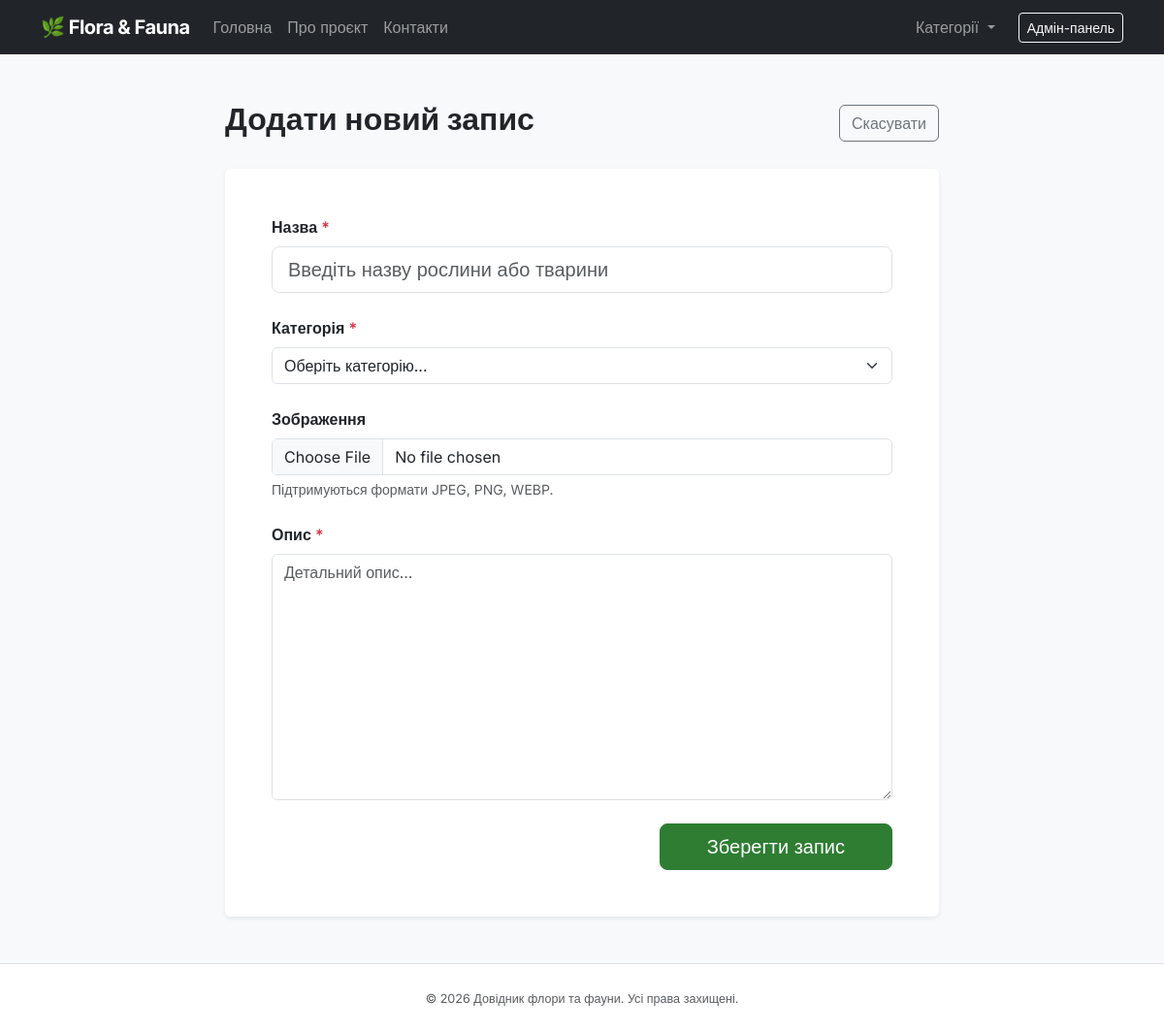
Page /admin/add.php (signed in) on the committed database.
### tables this page shows
CREATE TABLE IF NOT EXISTS `menu` (
    `id` INT AUTO_INCREMENT PRIMARY KEY,
    `title` VARCHAR(50) NOT NULL,
    `url` VARCHAR(100) NOT NULL DEFAULT '/'
);

### admin/add.php (called while the page is built, shortened)
<?php
require_once __DIR__ . '/../core/init.php';
require_once __DIR__ . '/../views/header.view.php';
require_once __DIR__ . '/../views/admin/add.view.php';
require_once __DIR__ . '/../views/footer.view.php';

### core/functions.php (called while the page is built, shortened)
<?php
function get_navigation_menu(PDO $connection): array
{
    $query = "SELECT title, url FROM menu ORDER BY id ASC";
    $statement = $connection->query($query);
    return $statement->fetchAll();
}

### core/init.php (called while the page is built, shortened)
<?php
require_once __DIR__ . '/functions.php';
try {
    $db_connection = get_db_connection();
    $header_menu = get_navigation_menu($db_connection);
} catch (PDOException $e) {
    if (($_ENV['APP_ENV'] ?? 'development') === 'development') {
        die("Помилка підключення до бази даних: " . $e->getMessage());
    }
    error_log("DB Connection Error: " . $e->getMessage());
}

### views/admin/add.view.php (the view, shortened to what this page needs)
<div class="row justify-content-center">
    <div class="col-lg-8">
        <div class="d-flex justify-content-between align-items-center mb-4">
            <h1 class="h2 fw-bold">Додати новий запис</h1>
            <a href="/admin/index.php" class="btn btn-outline-secondary">Скасувати</a>
        </div>
        <div class="card shadow-sm border-0">
            <div class="card-body p-4 p-md-5">
                <form action="/admin/add.php" method="POST" enctype="multipart/form-data">
                    <div class="mb-4">
                        <label for="title" class="form-label fw-semibold">Назва <span class="text-danger">*</span></label>
                        <input type="text" name="title" id="title" class="form-control form-control-lg" placeholder="Введіть назву рослини або тварини" required>
                    </div>
                    <div class="mb-4">
                        <label for="category_id" class="form-label fw-semibold">Категорія <span class="text-danger">*</span></label>
                        <select name="category_id" id="category_id" class="form-select" required>
                            <option value="">Оберіть категорію...</option>
                        </select>
                    </div>
                    <div class="mb-4">
                        <label for="image" class="form-label fw-semibold">Зображення</label>
                        <input type="file" name="image" id="image" class="form-control" accept="image/*">
                        <div class="form-text">Підтримуються формати JPEG, PNG, WEBP.</div>
                    </div>
                    <div class="mb-4">
                        <label for="content" class="form-label fw-semibold">Опис <span class="text-danger">*</span></label>
                        <textarea name="content" id="content" class="form-control" rows="10" placeholder="Детальний опис..." required></textarea>
                    </div>
                    <div class="d-grid gap-2 d-md-flex justify-content-md-end">
                        <button type="submit" class="btn btn-primary btn-lg px-5">Зберегти запис</button>
                    </div>
                </form>
            </div>
        </div>
    </div>
</div>

### views/header.view.php (shortened to what this page needs)
<!DOCTYPE html>
<html lang="uk">
<head>
    <link href="https://cdn.jsdelivr.net/npm/bootstrap@5.3.3/dist/css/bootstrap.min.css" rel="stylesheet">
    <link rel="stylesheet" href="/css/main.css">
</head>
<body class="bg-light">
    <nav class="navbar navbar-expand-lg navbar-dark bg-dark">
        <div class="container">
            <a class="navbar-brand fw-bold" href="/">🌿 Flora & Fauna</a>
            <div class="collapse navbar-collapse" id="navbarMain">
                <ul class="navbar-nav me-auto mb-2 mb-lg-0">
                    <?php foreach ($header_menu as $menu_item): ?>
                        <li class="nav-item">
                            <a class="nav-link" href="<?= htmlspecialchars($menu_item['url']) ?>">
                                <?= htmlspecialchars($menu_item['title']) ?>
                            </a>
                        </li>
                    <?php endforeach; ?>
                </ul>
                <ul class="navbar-nav ms-auto mb-2 mb-lg-0">
                    <?php if (isset($header_categories)): ?>
                        <li class="nav-item dropdown">
                            <a class="nav-link dropdown-toggle" href="#" id="categoryDropdown" role="button" data-bs-toggle="dropdown" aria-expanded="false">
                                Категорії
                            </a>
                        </li>
                    <?php endif; ?>
                </ul>
                <div class="d-flex ms-lg-3">
                    <?php if (isset($_SESSION['user_id'])): ?>
                        <a href="/admin/index.php" class="btn btn-outline-light btn-sm">Адмін-панель</a>
                    <?php else: ?>
                        <a href="/login.php" class="btn btn-primary btn-sm">Вхід</a>
                    <?php endif; ?>
                </div>
            </div>
        </div>
    </nav>
    <main class="container py-5">

### css/main.css (style rules this page uses)
:root { --primary-color: #2e7d32; --secondary-color: #607d8b; --bg-color: #f8f9fa; --text-color: #212529; }
body { font-family: 'Inter', sans-serif; color: var(--text-color); min-height: 100vh; display: flex; flex-direction: column; }
main { flex: 1; }
.navbar-brand { letter-spacing: -0.5px; }
.btn-primary { background-color: var(--primary-color); border-color: var(--primary-color); }
.card { border: 1px solid rgba(0,0,0,.125); }

### rows in the picture
menu: title "Головна"
menu: title "Про проєкт"
menu: title "Контакти"
